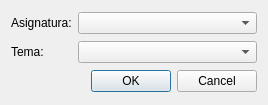
<?xml version="1.0" encoding="UTF-8"?>
<ui version="4.0">
 <class>CuestionarioForm</class>
 <widget class="QWidget" name="CuestionarioForm">
  <property name="geometry">
   <rect>
    <x>0</x>
    <y>0</y>
    <width>268</width>
    <height>105</height>
   </rect>
  </property>
  <property name="windowTitle">
   <string>Form</string>
  </property>
  <layout class="QGridLayout" name="gridLayout">
   <item row="0" column="0">
    <widget class="QLabel" name="label">
     <property name="text">
      <string>Asignatura:</string>
     </property>
    </widget>
   </item>
   <item row="0" column="1">
    <widget class="QComboBox" name="cmbAsignaturas"/>
   </item>
   <item row="1" column="0">
    <widget class="QLabel" name="label_2">
     <property name="text">
      <string>Tema:</string>
     </property>
    </widget>
   </item>
   <item row="1" column="1">
    <widget class="QComboBox" name="cmbTemas"/>
   </item>
   <item row="2" column="1">
    <widget class="QDialogButtonBox" name="buttonBox">
     <property name="standardButtons">
      <set>QDialogButtonBox::Cancel|QDialogButtonBox::Ok</set>
     </property>
    </widget>
   </item>
  </layout>
 </widget>
 <resources/>
 <connections/>
</ui>
